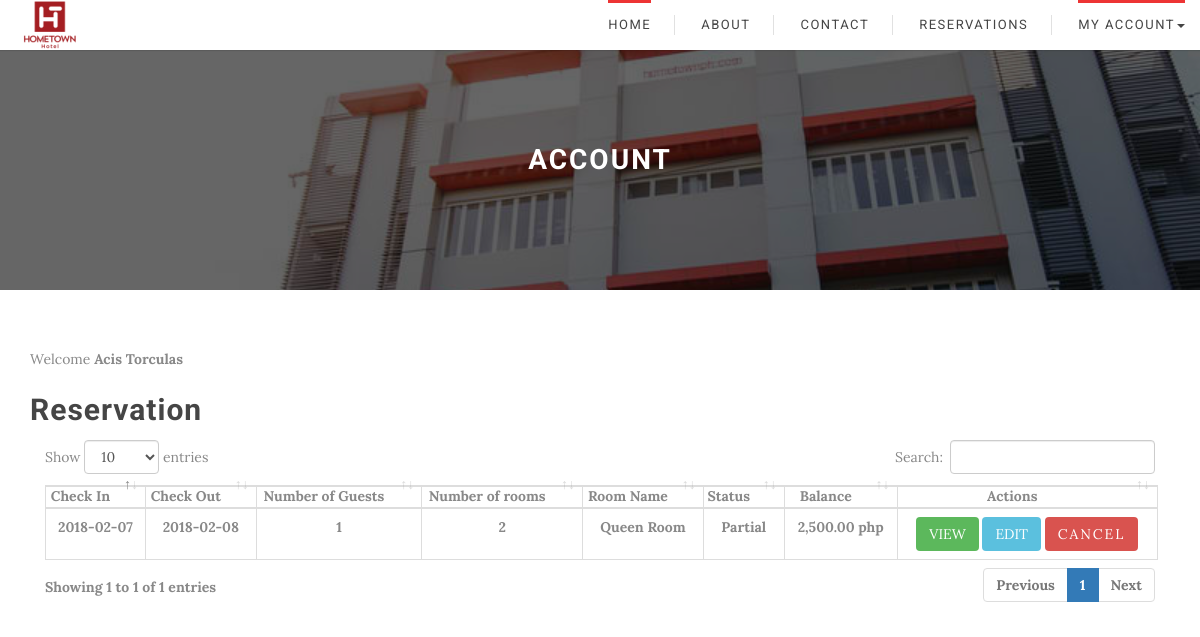
Screenshot of /GuestDashboard.php (signed in) with the database file from the repository.
### tables this page shows
CREATE TABLE `reservation_masterfile` (
  `reservation_id` int(11) NOT NULL,
  `guest_id` int(11) NOT NULL,
  `room_id` int(11) NOT NULL,
  `checkindate` date NOT NULL,
  `checkoutdate` date NOT NULL,
  `number_guest` int(11) NOT NULL,
  `room_number` int(11) NOT NULL,
  `status` varchar(20) NOT NULL,
  `reservation_code` varchar(10) NOT NULL
);

CREATE TABLE `room_masterfile` (
  `room_id` int(11) NOT NULL,
  `room_type` varchar(50) NOT NULL,
  `room_description` varchar(50) NOT NULL,
  `room_capacity` varchar(50) NOT NULL,
  `room_rate` float NOT NULL,
  `room_number` int(11) NOT NULL,
  `room_status` varchar(50) NOT NULL,
  `room_imagepath` text NOT NULL
);

CREATE TABLE `billing_masterfile` (
  `billing_id` int(11) NOT NULL,
  `guest_id` int(11) NOT NULL,
  `reservation_id` int(11) NOT NULL,
  `balance` float NOT NULL,
  `created_at` datetime NOT NULL,
  `updated_at` datetime NOT NULL,
  `status` varchar(30) NOT NULL,
  `total` float NOT NULL,
  `downpayment` float NOT NULL
);

### GuestDashboard.php (the view, shortened to what this page needs)
  <?php
  include_once 'db.php';
  include_once 'header.php';
  ?>
  <link rel ='stylesheet' href = 'Adminside/css/dataTables.bootstrap4.min.css'/>
<body>
 <header>
  <?php
    include_once 'navigationBar.php';
  ?>
  <div class="rq-checkout-banner">
    <div class="rq-checkout-banner-mask">
      <div class="container">
        <div class="rq-checkout-banner-text">
          <div class="rq-checkout-banner-text-middle">
            <h1>Account</h1>
          </div>
        </div>
      </div>
    </div>
  </div>
  <div class = "container" style = "margin-top: 5%">
    <div class = "row">
      <div class = "col-lg-12 col-md-12 col-sm-12">
        <div class = "blogArchive_area">
          <div class = "single_archiveblog wow fadeInDown animated" style = "visibility: visible; animation-name: fadeInDown;">
            <div>
              Welcome
              <b>
                <?php echo "{$_SESSION['firstname']} {$_SESSION['lastname']}"; ?>
                <b>
                  <!-- <p stlye = "text-align:right;">
                    <a href="account.php">Account Settings</a>
                  </p> -->
                  <h2> Reservation </h2>
                  <table class = "table table-bordered display" id = 'reservations'>
                    <thead>
                      <tr>
                        <th>Check In</th>
                        <th>Check Out</th>
                        <th>Number of Guests</th>
                        <th>Number of rooms</th>
                        <th>Room Name</th>
                        <th>Status</th>
                        <th>Balance</th>
                        <th>Actions</th>
                      </tr>
                    </thead>
                  <?php $fetch_reservations = mysqli_query($conn, "SELECT *, reservation_masterfile.room_number as roomno FROM reservation_masterfile JOIN room_masterfile ON reservation_masterfile.room_id = room_masterfile.room_id JOIN billing_masterfile ON reservation_masterfile.reservation_id = billing_masterfile.reservation_id WHERE reservation_masterfile.guest_id = {$_SESSION['guest_ID']}") or die(mysqli_error($conn));
                  while($row = mysqli_fetch_assoc($fetch_reservations)){ ?>
                  <tr>
                    <td align = "center" id = 'checkin'><?= $row['checkindate'] ?></td>
                    <td align = "center" id = 'checkout'><?= $row['checkoutdate'] ?></td>
                    <td align = "center"><?= $row['number_guest'] ?></td>
                    <td align ='center'><?= $row['roomno'] ?></td>
                    <td align = 'center'><?= $row['room_type'] ?></td>
                    <td align = "center"><?= $row['status'] ?></td>
                    <td align = 'center'> <?= number_format($row['balance'],2) . " php"?></td>
                    <td align ='center'>
                      <form method="post" id ='deletereservation'>
                       <a href="summary.php?code=<?= $row['reservation_id']?>" class="btn btn-sm btn-success">View</a>
                       <a href = '#' data-target = '#exampleModal' data-toggle ='modal' class ='btn btn-info edit' >Edit</a>
                       <button name="cancel" type = 'submit' class="btn btn-sm btn-danger">Cancel</button>
                     </form>
                   </td>
                 </tr>
                 <?php } ?>
             </b>
           </b>
         </div>
    </body>
    </html>

### header.php (shortened to what this page needs)
<!DOCTYPE html>
<html lang="en">
<head>
  <link rel="stylesheet" href="css/owl.carousel.css">
  <link rel="stylesheet" href="css/jquery-ui.css">
  <link rel="stylesheet" href="css/jquery-ui.structure.css">
  <link rel="stylesheet" href="css/jquery-ui.theme.min.css">
  <link rel="stylesheet" href="css/jquery.timepicker.css">
  <link rel="stylesheet" href="css/jquery.countdown.css">
  <link rel="stylesheet" href="css/flexslider.css">
  <link rel="stylesheet" href="css/red.css">
  <link rel="stylesheet" href="css/select2.css">
  <link rel="stylesheet" href="css/jquery.raty.css" />
  <link rel="stylesheet" href="css/hotel.style1.css">
</head>

### navigationBar.php (shortened to what this page needs)
<!DOCTYPE html>
<html>
<head>
</head>
<body>
	<header>
		<nav class="navbar rq-header-main-menu navbar-fixed-top" role="navigation">
      <div class="container-fluid">
        <div class="navbar-header">
          <a class="navbar-brand" href="index.php"><img class="logo" src="HometownLogo.png" alt="Hometown"></a>
        </div>
        <div id="nav-menu" class="navbar-collapse rq-menu-wrapper collapse navbar-right" role="navigation">
          <ul class="nav navbar-nav rq-menus">
            <li class="active">
              <a href="index.php">Home</a>
            </li>
              <li>
                <a href="aboutUs.php">About</a>
              </li>
              <li>
                <a href="ContactUs.php">Contact</a>
              </li>
              <li>
                <a href="Step1.php">Reservations</a>
              </li>
              <?php if(isset($_SESSION['login'])){  ?>
              <li class="active dropdown">
                <a class="dropdown-toggle" data-toggle="dropdown" href="#" aria-expanded = "false">
                  MY ACCOUNT<span class="caret"></span>
                </a>
              </li>
              <?php } else { ?>
              <li><a href="login.php">LOGIN</a></li>
              <?php } ?>
            </ul>
          </div>
      </nav>
	</header>
</body>
</html>

### GuestDashboard.php (style rules this page uses)
.navbar-brand { margin-top: -22px; margin-right: 5px; }
.table-bordered { border: 1px solid #ddd; }
.table { width: 100%; max-width: 100%; margin-bottom: 20px; }
table { background-color: transparent; }
table { border-spacing: 0; border-collapse: collapse; }
.table-bordered>thead>tr>th { border-bottom-width: 2px; }
.table-bordered>thead>tr>th { border: 1px solid #ddd; }
.btn { border-radius: 0px; margin-bottom: 5px; -webkit-transition: all 0.5s; -o-transition: all 0.5s; transition: all 0.5s; }
.btn-sm { padding: 5px 10px; font-size: 12px; line-height: 1.5; border-radius: 3px; }
.btn-success { color: #fff; background-color: #5cb85c; border-color: #4cae4c; }
.btn { display: inline-block; padding: 6px 12px; margin-bottom: 0; font-size: 14px; font-weight: 400; line-height: 1.42857143; text-align: center; white-space: nowrap; vertical-align: middle; -ms-touch-action: manipulation; touch-action: manipulation; cursor: pointer; -webkit-user-select: none; -moz-user-select: none; -ms-user-select: none; user-select: none; background-image: none; border: 1px solid transparent; border-radius: 4px; }
.table-bordered>tbody>tr>td { border: 1px solid #ddd; }
.table>tbody>tr>td { padding: 8px; line-height: 1.42857143; vertical-align: top; border-top: 1px solid #ddd; }

### rows the page displays
reservation_masterfile: checkindate "2018-02-07", checkoutdate "2018-02-08", number_guest "1", room_number "2", room.room_type "Queen Room", billing_masterfile.status "Partial", billing_masterfile.balance "2,500.00"

### other values shown
$_SESSION['firstname'] "Acis"
$_SESSION['lastname'] "Torculas"
